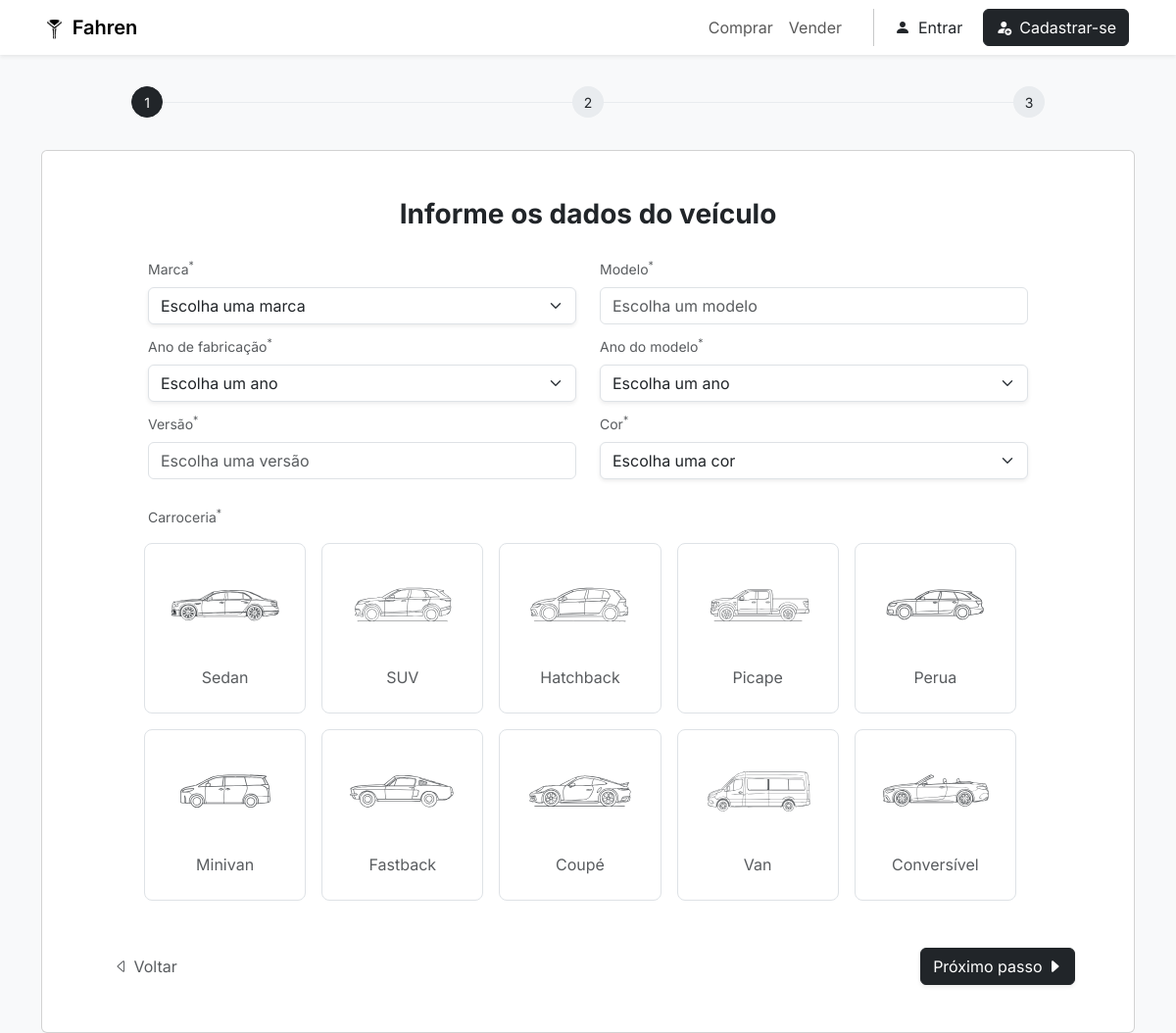
Screenshot of /vender-infos.php with the database file from the repository.
### tables this page shows
CREATE TABLE `carrocerias` (
  `id` int(2) NOT NULL,
  `nome` varchar(50) NOT NULL
);

### vender-infos.php (the view, shortened to what this page needs)
<?php
include('controladores/conexao_bd.php');
$sql = "SELECT * FROM carrocerias ORDER BY id ASC";
$resultado = mysqli_query($conexao, $sql);
$carrocerias = [];
while ($linha = mysqli_fetch_array($resultado)) {
  $carrocerias[] = $linha;
}
?>
<!DOCTYPE html>
<html lang="pt-br">
<head>
  <link rel="stylesheet" href="style.css">
  <link href="https://cdn.jsdelivr.net/npm/bootstrap@5.3.6/dist/css/bootstrap.min.css" rel="stylesheet">
  <link rel="stylesheet" href="https://cdn.jsdelivr.net/npm/bootstrap-icons@1.11.3/font/bootstrap-icons.min.css">
</head>
<body>
  <div class="vh-100 d-flex flex-column">
    <?php include 'estruturas/navbar/navbar-default.php' ?>
    <main class="bg-body-tertiary fs-nav flex-grow-1 d-flex justify-content-center align-items-center">
      <div class="container h-100">
        <div class="position-relative my-5 mx-auto" style="max-width: 75vw;">
          <button type="button" class="position-absolute top-0 start-0 translate-middle btn btn-sm btn-dark rounded-pill" style="width: 2rem; height:2rem;">1</button>
          <button type="button" class="position-absolute top-0 start-50 translate-middle btn btn-sm bg-body-secondary rounded-pill" style="width: 2rem; height:2rem;">2</button>
          <button type="button" class="position-absolute top-0 start-100 translate-middle btn btn-sm bg-body-secondary rounded-pill" style="width: 2rem; height:2rem;">3</button>
        </div>
        <div class="card">
          <form method="post" action="vender-add.php" class="card-body p-5 d-flex flex-column justify-content-center align-items-center">
            <h3 class="mb-4 fw-bold">Informe os dados do veículo</h3>
            <div class="row w-100 px-5">
              <div class="col-md-6 mb-2">
                <div class="d-flex justify-content-between mb-2 form-text">
                  <label for="marca-select">Marca<sup>*</sup></label>
                </div>
                <select class="form-select shadow-sm" id="marca-select" aria-label="Default select example" name="marca" required>
                  <option value="" selected hidden>Escolha uma marca</option>
                </select>
              </div>
              <div class="col-md-6 mb-2">
                <div class="d-flex justify-content-between mb-2 form-text">
                  <label for="modelo-input">Modelo<sup>*</sup></label>
                </div>
                <input type="text" autocomplete="off" class="form-control" id="modelo-input" name="modelo" placeholder="Escolha um modelo" required>
              </div>
              <div class="col-sm-6 mb-2">
                <label for="fabr-select" class="form-text mb-2">Ano de fabricação<sup>*</sup></label>
                <select class="form-select shadow-sm" id="fabr-select" aria-label="Default select example" name="fabr" required>
                  <option value="" selected hidden>Escolha um ano</option>
                </select>
              </div>
              <div class="col-sm-6 mb-2">
                <label for="ano-select" class="form-text mb-2">Ano do modelo<sup>*</sup></label>
                <select class="form-select shadow-sm" id="ano-select" aria-label="Default select example" name="ano" required>
                  <option value="" selected hidden>Escolha um ano</option>
                </select>
              </div>
              <div class="col-xl-6 mb-2">
                <div class="d-flex justify-content-between mb-2 form-text">
                  <label for="versao-input">Versão<sup>*</sup></label>
                </div>
                <input type="text" class="form-control" autocomplete="off" id="versao-input" name="versao" placeholder="Escolha uma versão" required>
              </div>
              <div class="col-xl-6 mb-2">
                <div class="d-flex justify-content-between mb-2 form-text">
                  <label for="cor-select">Cor<sup>*</sup></label>
                </div>
                <select class="form-select shadow-sm" id="cor-select" aria-label="Default select example" name="cor" required>
                  <option value="" selected hidden>Escolha uma cor</option>
                </select>
              </div>
            </div>
            <div class="row w-100 px-5 mt-3">
              <div class="form-text">Carroceria<sup>*</sup></div>
              <div class="row row-cols-5 g-3 my-0">
                <?php
                function _slugify_carroceria($s) {
                  $s = trim($s);
                  $s = iconv('UTF-8', 'ASCII//TRANSLIT', $s);
                  $s = preg_replace('/[^A-Za-z0-9]+/', '', $s);
                  return strtolower($s);
                }
                foreach ($carrocerias as $c):
                  $slug = _slugify_carroceria($c['nome']);
                  $fid = 'carroceria-' . $c['id'];
                  $svgPath = __DIR__ . '/img/carroceria/' . $slug . '.svg';
                ?>
                  <div class="col">
                    <label class="rounded-3 d-block text-center p-4" for="<?= $fid ?>">
                      <?php if (is_file($svgPath)): ?>
                        <?= file_get_contents($svgPath) ?>
                      <?php else: ?>
                        <div style="height:48px"></div>
                      <?php endif; ?>
                      <br>
                      <?= htmlspecialchars($c['nome'], ENT_QUOTES) ?>
                    </label>
                  </div>
                <?php endforeach; ?>
              </div>
            </div>
            <div class="row d-flex justify-content-between align-items-center w-100 mt-5">
              <div class="col-auto">
                <a href="vender-placa.php" class="btn text-muted"><i class="bi bi-caret-left"></i>&nbsp;Voltar</a>
              </div>
              <div class="col-auto">
                <button type="submit" class="btn btn-dark shadow-sm">Próximo passo&nbsp;<i class="bi bi-caret-right-fill"></i></button>
              </div>
            </div>
          </form>
        </div>
      </div>
    </main>
  </div>
</body>
</html>

### style.css (style rules this page uses)
:root { --cor-verde-escuro: #344f19ff; }
body { font-family: 'Inter', sans-serif !important; }
* { padding: 0; margin: 0; box-sizing: border-box; }

### vender-infos.php (style rules this page uses)
input[name="carroceria"]+label { color: var(--bs-secondary-color); cursor: pointer; border: var(--bs-border-width) var(--bs-border-style) var(--bs-border-color); transition: background-color 0.2s, border-color 0.2s; }

### rows the page displays
carrocerias: nome "Sedan"
carrocerias: nome "SUV"
carrocerias: nome "Hatchback"
carrocerias: nome "Picape"
carrocerias: nome "Perua"
carrocerias: nome "Minivan"
carrocerias: nome "Fastback"
carrocerias: nome "Coupé"
carrocerias: nome "Van"
carrocerias: nome "Conversível"
